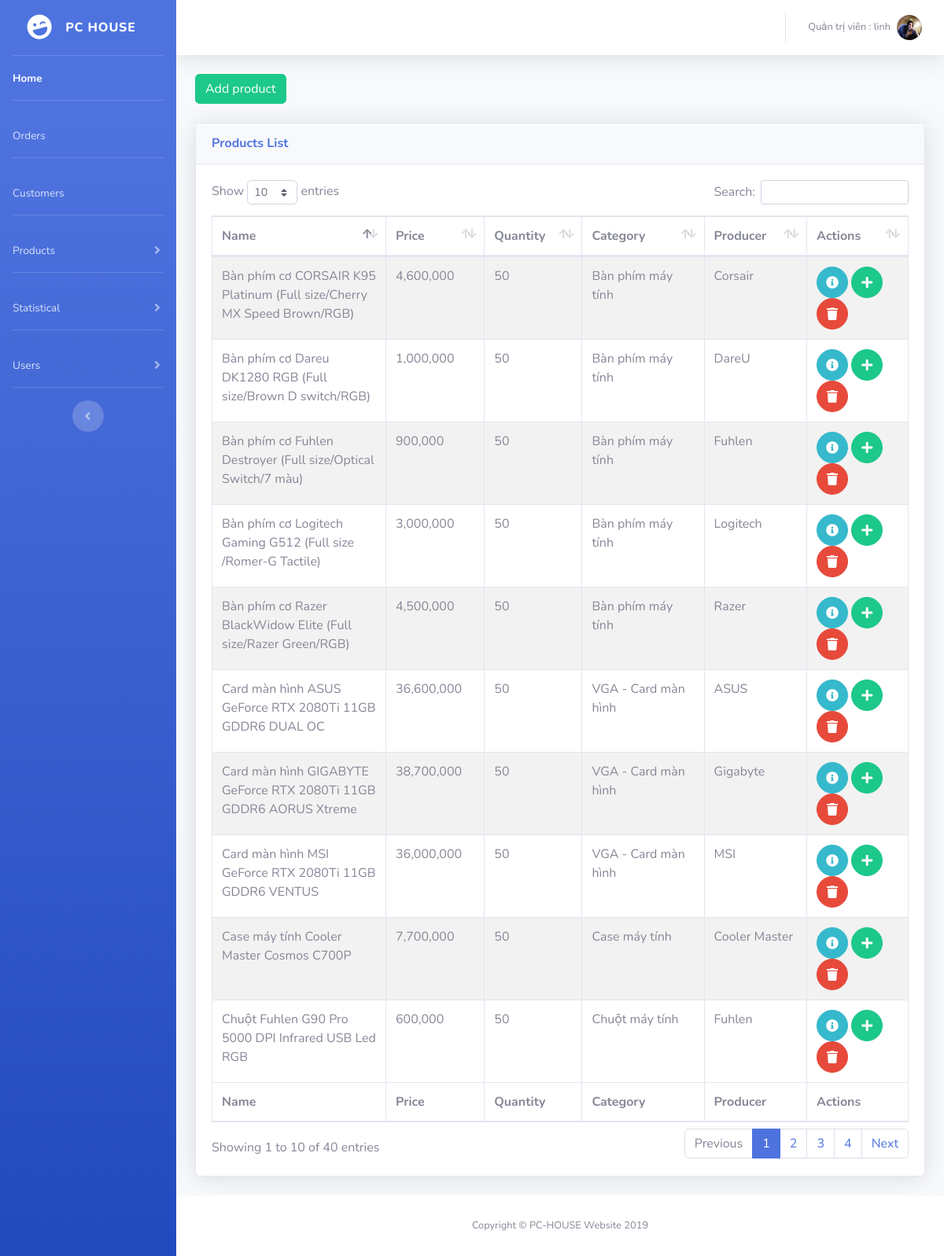
The app's page /products/product_list.php (signed in) with its own data.
### tables this page shows
create table PRODUCTS
(
   PRO_ID               int not null AUTO_INCREMENT,
   PR_ID                int not null,
   CA_ID                int not null,
   PRO_NAME             varchar(100) not null,
   PRO_DETAIL           text,
   PRO_PRICE            decimal not null,
   PRO_QUANTITY         int not null,
   primary key (PRO_ID)
);

create table CATEGORIES
(
   CA_ID                int not null AUTO_INCREMENT,
   CA_NAME              varchar(50) not null,
   CA_DESCRIPTION       text,
   primary key (CA_ID)
);

create table PRODUCERS
(
   PR_ID                int not null AUTO_INCREMENT,
   PR_NAME              varchar(50) not null,
   PR_DESCRIPTION       text,
   primary key (PR_ID)
);

### products/products.php (called while the page is built, shortened)
<?php
	include_once("../database.php");
	function get_all_products()
	{
		global $conn;
		$sql="select pro_id, pro_name, pro_price, pro_quantity, ca_name, pr_name from products, categories, producers where products.ca_id=categories.ca_id and products.pr_id=producers.pr_id";
		$query=mysqli_query($conn, $sql);
		$result=array();
		if ($query)
		{
			while ($row=mysqli_fetch_assoc($query))
			{
				$result[]=$row;
			}
		}
		return $result;
	}
?>

### products/product_list.php (the view, shortened to what this page needs)
<?php
	include("products.php");
	$products = get_all_products();
?>
<!DOCTYPE html>
<html lang="vi">
<head>
	<?php
		include_once("../layout/meta_link.php");
		include_once("../layout/cssdatatables.php");
	?>
</head>
<body id="page-top">
	<div id="wrapper">
		<?php
			include_once("../layout/sidebar.php");
		?>
		<div id="content-wrapper" class="d-flex flex-column">
      		<div id="content">
      			<?php
      				include_once("../layout/topbar.php");
      			?>
      			<div class="container-fluid">
      				<p class="mb-4"><a href="product_add.php" class="btn btn-success">Add product</a></p>
      				<div class="card shadow mb-4">
      					<div class="card-header py-3">
      						<h6 class="m-0 font-weight-bold text-primary">Products List</h6>
      					</div>
      					<div class="card-body">
      						<div class="table-responsive">
      							<table class="table table-bordered table-striped" id="dataTable" width="100%" cellspacing="0">
      								<thead>
				                    	<tr>
					                      	<th class="w-25">Name</th>
					                      	<th>Price</th>
					                      	<th>Quantity</th>
					                      	<th>Category</th>
					                      	<th>Producer</th>
					                      	<th>Actions</th>
				                    	</tr>
				                	</thead>
					                <tfoot>
					                    <tr>
					                      	<th>Name</th>
					                      	<th>Price</th>
					                      	<th>Quantity</th>
					                      	<th>Category</th>
					                      	<th>Producer</th>
					                      	<th>Actions</th>
				                    	</tr>
					                </tfoot>
					                <tbody>
					                	<?php
					                		foreach ($products as $product)
					                		{
					                	?>
					                	<tr>
					                		<td><?php echo $product['pro_name']; ?></td>
					                		<td><?php echo number_format($product['pro_price']); ?></td>
					                		<td><?php echo $product['pro_quantity']; ?></td>
					                		<td><?php echo $product['ca_name']; ?></td>
					                		<td><?php echo $product['pr_name']; ?></td>
					                		<td>
					                			<form method="post" action="product_delete.php">
						                			<a href="product_edit.php?id=<?php echo $product['pro_id'] ?>" class="btn btn-info btn-circle">
		                    							<i class="fas fa-info-circle"></i>
		                  							</a>
		                  							<a href="" class="btn btn-success btn-circle" data-toggle="modal"  data-target="#addQuantity<?php echo $product['pro_id'] ?>Modal">
		                  								<i class="fas fa-plus"></i>
		                  							</a>
	                  								<button type="submit" name="deleteproduct" class="btn btn-danger btn-circle" onclick="return confirm('Are you sure you want to delete product <?php echo $product['pro_name']; ?> ?');">
	                  									<i class="fas fa-trash"></i>
	                  								</button>
		                  						</form>
					                		</td>
					                	</tr>
					                	<?php
					                		}
					                	?>
					                </tbody>
      							</table>
      						</div>
      					</div>
      				</div>
      			</div>
      		</div>
      		<?php
      			include_once("../layout/footer.php");
      		?>
		</div>
	</div>
</body>
</html>

### records on screen
products: PRO_NAME "Card màn hình ASUS GeForce RTX 2080Ti 11GB GDDR6 DUAL OC", PRO_PRICE "36,600,000", PRO_QUANTITY "50", CA_ID.CA_NAME "VGA - Card màn hình", PR_ID.PR_NAME "ASUS"
products: PRO_NAME "Card màn hình GIGABYTE GeForce RTX 2080Ti 11GB GDDR6 AORUS Xtreme", PRO_PRICE "38,700,000", PRO_QUANTITY "50", CA_ID.CA_NAME "VGA - Card màn hình", PR_ID.PR_NAME "Gigabyte"
products: PRO_NAME "Card màn hình MSI GeForce RTX 2080Ti 11GB GDDR6 VENTUS", PRO_PRICE "36,000,000", PRO_QUANTITY "50", CA_ID.CA_NAME "VGA - Card màn hình", PR_ID.PR_NAME "MSI"
products: PRO_NAME "Case máy tính Cooler Master Cosmos C700P", PRO_PRICE "7,700,000", PRO_QUANTITY "50", CA_ID.CA_NAME "Case máy tính", PR_ID.PR_NAME "Cooler Master"
products: PRO_NAME "Chuột Fuhlen G90 Pro 5000 DPI Infrared USB Led RGB", PRO_PRICE "600,000", PRO_QUANTITY "50", CA_ID.CA_NAME "Chuột máy tính", PR_ID.PR_NAME "Fuhlen"
products: PRO_NAME "Bàn phím cơ Logitech Gaming G512 (Full size /Romer-G Tactile)", PRO_PRICE "3,000,000", PRO_QUANTITY "50", CA_ID.CA_NAME "Bàn phím máy tính", PR_ID.PR_NAME "Logitech"
products: PRO_NAME "Bàn phím cơ CORSAIR K95 Platinum (Full size/Cherry MX Speed Brown/RGB)", PRO_PRICE "4,600,000", PRO_QUANTITY "50", CA_ID.CA_NAME "Bàn phím máy tính", PR_ID.PR_NAME "Corsair"
products: PRO_NAME "Bàn phím cơ Razer BlackWidow Elite (Full size/Razer Green/RGB)", PRO_PRICE "4,500,000", PRO_QUANTITY "50", CA_ID.CA_NAME "Bàn phím máy tính", PR_ID.PR_NAME "Razer"
products: PRO_NAME "Bàn phím cơ Fuhlen Destroyer (Full size/Optical Switch/7 màu)", PRO_PRICE "900,000", PRO_QUANTITY "50", CA_ID.CA_NAME "Bàn phím máy tính", PR_ID.PR_NAME "Fuhlen"
products: PRO_NAME "Bàn phím cơ Dareu DK1280 RGB (Full size/Brown D switch/RGB)", PRO_PRICE "1,000,000", PRO_QUANTITY "50", CA_ID.CA_NAME "Bàn phím máy tính", PR_ID.PR_NAME "DareU"

### other values on screen
$_SESSION["r_name"] "Quản trị viên"
$_SESSION["u_loginname"] "linh"
